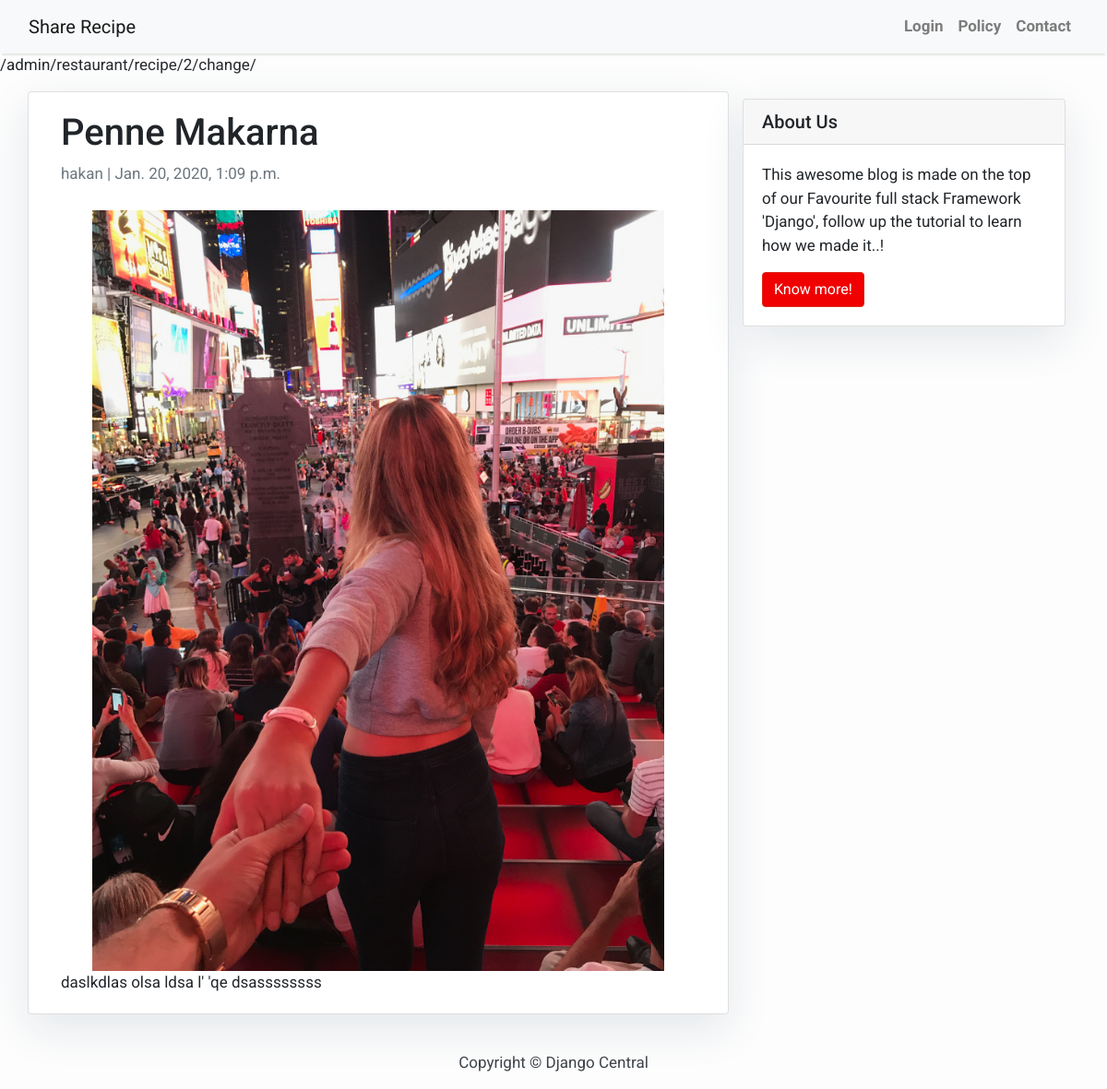
Page /penne-makarna/ on the committed database.
### restaurant/models.py (models this page shows, shortened)
class Recipe(models.Model):
    title = models.CharField(max_length=200, unique=True)
    slug = models.SlugField(max_length=200, unique=True)
    author = models.ForeignKey(
        User, on_delete=models.CASCADE, related_name='recipe_posts')
    updated_on = models.DateTimeField(auto_now=True)
    content = models.TextField()
    created_on = models.DateTimeField(auto_now_add=True)
    status = models.IntegerField(choices=STATUS, default=0)
    cover = models.ImageField(upload_to='images/', default="")
    objects = models.Manager()
    class Meta:
        ordering = ['-created_on']

### restaurant/views.py (the view)
# urls.py: path('<slug:slug>/', views.RecipeDetail.as_view(), name='recipe_detail'),
class RecipeDetail(generic.DetailView):
    model = RecipeModel
    template_name = 'recipe_detail.html'

### templates/recipe_detail.html (shortened to what this page needs)
{% extends 'base.html' %} {% block content %}
/admin/restaurant/recipe/2/change/
<div class="container">
  <div class="row">
    <div class="col-md-8 card mb-4  mt-3 left  top">
      <div class="card-body">
        <h1>
          {% block title %}
            {{ object.title }}
          {% endblock title %}
        </h1>
        <p class="text-muted">{{ recipe.author }} | {{ recipe.created_on }}</p>
        <div class = "content-image">
            <img src = "{{ recipe.cover.url }}"/>
        </div>
        <p class="card-text ">{{ object.content | safe }}</p>
      </div>
    </div>
    {% block sidebar %} {% include 'sidebar.html' %} {% endblock sidebar %}
  </div>
</div>
{% endblock content %}

### static/css/style.css (style rules this page uses)
img { display: block; margin-left: auto; margin-right: auto; width: 90%; margin-top: 10px; padding-top: 10px; }

### templates/base.html (style rules this page uses)
body { font-family: "Roboto", sans-serif; font-size: 17px; background-color: #fdfdfd; }

### templates/sidebar.html (style rules this page uses)
.card { box-shadow: 0 16px 48px #E3E7EB; }

### rows in the picture
Recipe: title "Penne Makarna", author "hakan", created_on "Jan. 20, 2020, 1:09 p.m.", cover (picture), content "daslkdlas olsa ldsa l' 'qe dsassssssss"
